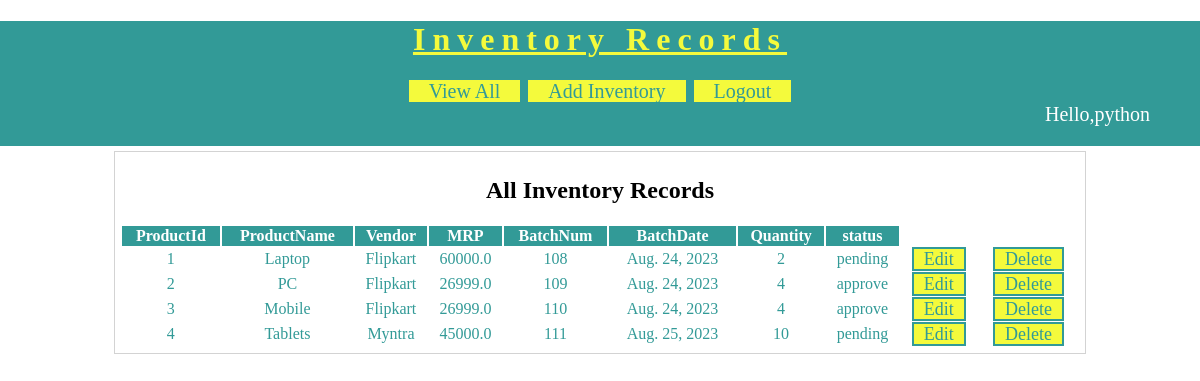
/app/view-all (signed in), run on the app's committed database.
### app/models.py (models this page shows, shortened)
class inventory(models.Model):
    ProductId=models.IntegerField()
    ProductName=models.CharField(max_length=100)
    Vendor=models.CharField(max_length=100)
    MRP=models.FloatField()
    BatchNum=models.IntegerField()
    BatchDate=models.DateField()
    Quantity=models.CharField(max_length=100)
    status=models.CharField(max_length=200, choices=status, default='pending')

### app/views.py (the view)
# urls.py: path("view-all",viewinventoryitems),
@login_required(login_url="login")
def viewinventoryitems(request):
    item=models.inventory.objects.all()
    res=render(request,'appl/viewinventroy_item.html',{'item':item})
    return res

### templates/appl/viewinventroy_item.html (shortened to what this page needs)
<!DOCTYPE html>
{% load static %}
<html>
   <head>
     <link rel="stylesheet" href="{% static 'css/appl.css'%}">
     </head>
     <body>
       <div id="header">
         <h1>Inventory Records</h1>
         <div id="nav">
           <a href="view-all">View All</a>
           <a href="new-inventory">Add Inventory</a>
          <a href="logout">Logout</a>
          </div>
          <div id="hello">Hello,{{request.session.username}}</div>
        </div>
        <div id="main">
          <h2>All Inventory Records</h2>
          <table>
            <thead>
              <th>ProductId</th>
              <th>ProductName</th>
              <th>Vendor</th>
              <th>MRP</th>
              <th>BatchNum</th>
              <th>BatchDate</th>
              <th>Quantity</th>
              <th>status</th>
            </thead>
            {% for item in item %}
            <tr>
              <td>{{item.ProductId}}</td>
              <td>{{item.ProductName}}</td>
              <td>{{item.Vendor}}</td>
              <td>{{item.MRP}}</td>
              <td>{{item.BatchNum}}</td>
              <td>{{item.BatchDate}}</td>
              <td>{{item.Quantity}}</td>
              <td>{{item.status}}</td>
              <td><a class="btn" href="edit-inventory?inventoryid={{item.id}}">Edit</a></td>
              <td><a class="btn" href="delete-inventory?inventoryid={{item.id}}">Delete</a></td>
            </tr>
            {% endfor %}
            </table>
          </div>
        </body>
      </html>

### static/css/appl.css (style rules this page uses)
body { background-color:white; margin:0px 0px 0px 0px; font-family:"calibri"; }
#header { background-color:#329A97; padding-bottom:20px; text-align:center; }
#header h1 { text-align:center; color:#F4FA3C; letter-spacing:7px; text-decoration:underline; }
#nav { width:60%; margin:auto; }
#nav a { background-color:#F4FA3C; width:150px; border:solid 2px #329A97; font-size:20px; text-decoration:none; color:#329A97; padding-left:20px; padding-right:20px; }
#main { margin: auto; border:solid 1px lightgray; width:80%; padding:5px; margin-top:5px; }
#main form, #main h2 { text-align:center; }
#main table { width:100%; text-align:center; color:#329A97; }
#main table th { background-color: #329A97; color:white; }
.btn { background-color:#F4FA3C; width:150px; border:solid 2px #329A97; font-size:18px; text-decoration:none; color:#329A97; padding-left:10px; padding-right:10px; }
#hello { text-align:right; margin-right:50px; font-size:20px; color:white; }

### data on the page
inventory: ProductId "1", ProductName "Laptop", Vendor "Flipkart", MRP "60000.0", BatchNum "108", BatchDate "Aug. 24, 2023", Quantity "2", status "pending"
inventory: ProductId "2", ProductName "PC", Vendor "Flipkart", MRP "26999.0", BatchNum "109", BatchDate "Aug. 24, 2023", Quantity "4", status "approve"
inventory: ProductId "3", ProductName "Mobile", Vendor "Flipkart", MRP "26999.0", BatchNum "110", BatchDate "Aug. 24, 2023", Quantity "4", status "approve"
inventory: ProductId "4", ProductName "Tablets", Vendor "Myntra", MRP "45000.0", BatchNum "111", BatchDate "Aug. 25, 2023", Quantity "10", status "pending"

### other printed values
{{ request.session.username }} "python"
